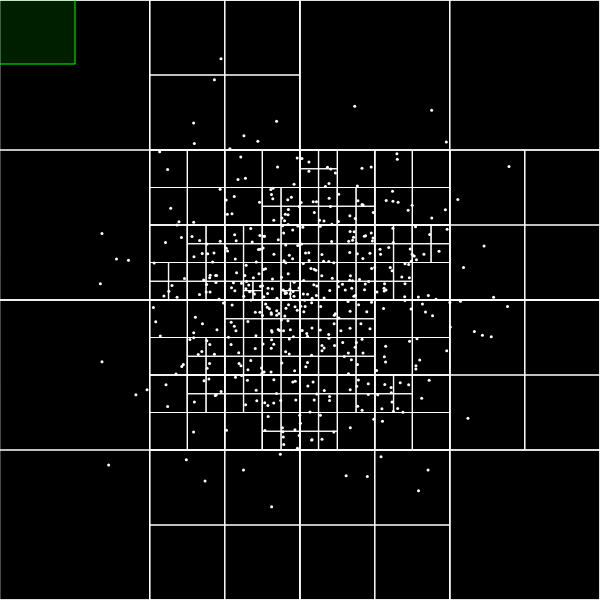
Frame 1 (no input)
Frame 60 (no input): identical to frame 1, image omitted
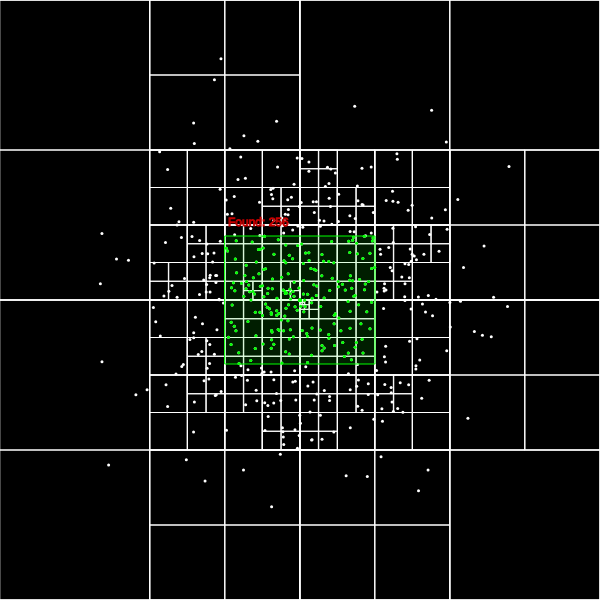
Frame 120 (the mouse pressed at the canvas centre since frame 60)

The p5.js sketch that drew these frames (run headless with seeded random() and noise() and a simulated clock; from frame 60 on, the mouse is pressed at the canvas centre):

// p5.js sketch
// ── sketch.js
	
	let qtree;
	
	function setup() {
		createCanvas(600, 600);
		
		let boundary = new Rectangle(300, 300, 300, 300);
		qtree = new QuadTree(boundary, 4);
		
		for(let i = 0; i < 500; i++) {
			//let p = new Point(random), random(height));
			let x = randomGaussian(width/2, width/8);
			let y = randomGaussian(height/2, height/8);
			let p = new Point(x, y);
			
			qtree.insert(p);
		}
	}
	
	function draw() {
		if(mouseIsPressed) {
			let p = new Point(mouseX, mouseY);
			qtree.insert(p);
		}
		
		background(0);
		
		qtree.show();
		
		stroke(0, 255, 0);
		strokeWeight(1);
		rectMode(CENTER);
		
		let range = new Rectangle(mouseX, mouseY, 75, 64);
		
		let points = qtree.query(range);
		
		stroke(200, 0, 0);
		strokeWeight(1);
		text("Found: "+ points.length, (range.x + 3 - range.w), (range.y - 10 - range.h));
		
		stroke(0, 255, 0);
		strokeWeight(1);
		fill(color(0, 255, 0, 30));
		rect(range.x, range.y, (range.w * 2), (range.h * 2));
		
		stroke(0, 255, 0);
		strokeWeight(3);
		
		for(let p of points) {
			point(p.x, p.y);
		}
	}
	
// ── point.js
	
	class Point {
		constructor(x, y) {
			this.x = x;
			this.y = y;
		}
		
		
	}
	
// ── quadtree.js
	
	class QuadTree {
		constructor(boundary, n) {
			this.boundary = boundary;
			this.capacity = n;
			this.points = [];
			this.divided = false;
		}
		
		subdivide() {
			if(this.divided) {
				return;
			}
			
			// nw
			let nw = new Rectangle(
				(this.boundary.x - (this.boundary.w / 2)),
				(this.boundary.y - (this.boundary.h / 2)),
				(this.boundary.w / 2),
				(this.boundary.h / 2)
			);
			this.northwest = new QuadTree(nw, this.capacity);
			
			// ne
			let ne = new Rectangle(
				(this.boundary.x + (this.boundary.w / 2)),
				(this.boundary.y - (this.boundary.h / 2)),
				(this.boundary.w / 2),
				(this.boundary.h / 2)
			);
			this.northeast = new QuadTree(ne, this.capacity);
			
			// sw
			let sw = new Rectangle(
				(this.boundary.x - (this.boundary.w / 2)),
				(this.boundary.y + (this.boundary.h / 2)),
				(this.boundary.w / 2),
				(this.boundary.h / 2)
			);
			this.southwest = new QuadTree(sw, this.capacity);
			
			// se
			let se = new Rectangle(
				(this.boundary.x + (this.boundary.w / 2)),
				(this.boundary.y + (this.boundary.h / 2)),
				(this.boundary.w / 2),
				(this.boundary.h / 2)
			);
			this.southeast = new QuadTree(se, this.capacity);
			
			// prevent further dividing
			this.divided = true;
		}
		
		insert(point) {
			if(!this.boundary.contains(point)) {
				return;
			}
			
			if(this.points.length < this.capacity) {
				this.points.push(point);
			} else {
				this.subdivide();
				
				this.northwest.insert(point);
				this.northeast.insert(point);
				this.southwest.insert(point);
				this.southeast.insert(point);
			}
		}
		
		query(range, found) {
			if(!found) {
				found = [];
			}
			
			if(!this.boundary.insersects(range)) {
				return found;
			}
			
			for(let p of this.points) {
				if(range.contains(p)) {
					found.push(p);
				}
			}
			
			if(this.divided) {
				this.northwest.query(range, found);
				this.northeast.query(range, found);
				this.southwest.query(range, found);
				this.southeast.query(range, found);
			}
			
			return found;
		}
		
		show() {
			stroke(255);
			strokeWeight(1);
			noFill();
			rectMode(CENTER);
			rect(this.boundary.x, this.boundary.y, (this.boundary.w * 2), (this.boundary.h * 2));
			
			if(this.divided) {
				this.northwest.show();
				this.northeast.show();
				this.southwest.show();
				this.southeast.show();
			}
			
			for(let p of this.points) {
				strokeWeight(3);
				point(p.x, p.y);
			}
		}
	}
	
// ── rectangle.js
	
	class Rectangle {
		constructor(x, y, w, h) {
			this.x = x;
			this.y = y;
			this.w = w;
			this.h = h;
		}
		
		contains(point) {
			return (
				   (point.x >= (this.x - this.w))
				&& (point.x <  (this.x + this.w))
				&& (point.y >= (this.y - this.h))
				&& (point.y <  (this.y + this.h))
			);
		}
		
		insersects(range) {
			return !(
				   range.x - range.w > this.x + this.w
				|| range.x + range.w < this.x - this.w
				|| range.y - range.h > this.y + this.h
				|| range.y + range.h < this.y - this.h
			);
		}
	}
	
